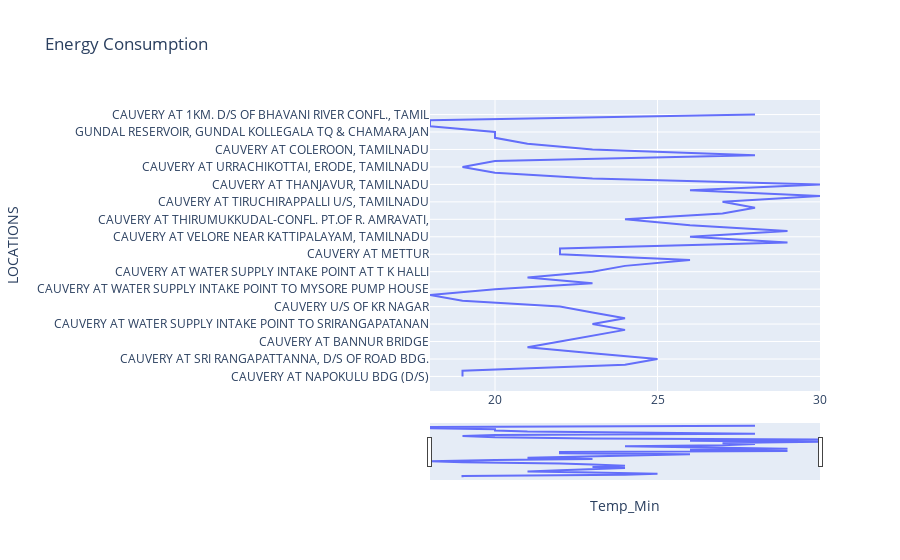

The notebook cell saved with this chart:
### Code cell
fig = px.line(df, x='Temp_Min', y='LOCATIONS', title='Energy Consumption')

fig.update_xaxes(
    rangeslider_visible=True,
    rangeselector=dict(
        buttons=list([
            dict(step="all")
        ])
    )
)
fig.show()

### Figure 1 — Plotly figure (JSON) as saved in the notebook; plotly's stock layout.template omitted (floating-point values rounded to 4 significant figures)
{"data": [{"hovertemplate": "Temp_Min=%{x}<br>LOCATIONS=%{y}<extra></extra>", "legendgroup": "", "line": {"color": "#636efa", "dash": "solid"}, "mode": "lines", "name": "", "orientation": "h", "showlegend": false, "type": "scatter", "x": [19, 19, 24, 25, 23, 21, 22, 23, 24, 23, 24, 23, 22, 19, 18, 20, 23, 21, 23, 24, 26, 22, 22, 29, 26, 29, 26, 24, 27, 28, 27, 30, 26, 30, 23, 20, 19, 20, 28, 23, 21, 20, 20, 18, 18, 28], "xaxis": "x", "y": ["CAUVERY AT NAPOKULU BDG (D/S)", "CAUVERY AT KUSHAL NAGAR U/S (NEAR BAICHANAHALLI)", "CAUVERY AT KRS DAM, BALAMURIKSHETRA", "CAUVERY AT SRI RANGAPATTANNA, D/S OF ROAD BDG.", "CAUVERY AT D/S OF KAREKUARA VILLAGE", "CAUVERY AT SATHYAGALAM BRIDGE", "CAUVERY AT BANNUR BRIDGE", "CAUVERY AT RANGANATHITTU", "CAUVERY AT KRS DAM MANDYA", "CAUVERY AT WATER SUPPLY INTAKE POINT TO SRIRANGAPATANAN", "CAUVERY AT WATER SUPPLY INTAKE POINT TO MANDYA TOWN", "CAUVERY D/S OF KR NAGAR BRIDGE", "CAUVERY U/S OF KR NAGAR", "CAUVERY D/S OF KUSHALANAGAR TOWN", "CAUVERY AT WATER SUPPLY INTAKE POINT TO\nMADIKERI", "CAUVERY AT WATER SUPPLY INTAKE POINT TO MYSORE PUMP HOUSE", "CAUVERY D/S OF MADDUR WATER SUPPLY TREATMENT PLAN", "CAUVERY AT WATER SUPPLY INTAKE POINT AT KOLLEGALA", "CAUVERY AT WATER SUPPLY INTAKE POINT AT T K HALLI", "CAUVERY RIVER BEFORE CONFLUENCE AT SANGAM", "CAUVERY AT AJJIBORE (BANGALORE)", "CAUVERY AT METTUR", "CAUVERY AT PALLIPPALAYAM", "CAUVERY AT ERODE NEAR CHIRAPALAYAM,\nTAMILNADU", "CAUVERY AT VELORE NEAR KATTIPALAYAM,\nTAMILNADU", "CAUVERY AT PUGALUR, KARUR, TAMILNADU", "CAUVERY AT MOHANUR NEAR PATTAIPALAYAM,\nTAMILNADU", "CAUVERY AT THIRUMUKKUDAL-CONFL. PT.OF R.\nAMRAVATI,", "CAUVERY AT MUSIRI", "CAUVERY AT PETTAIVAITHALAI, TRICHY, TAMILNADU", "CAUVERY AT TIRUCHIRAPPALLI U/S, TAMILNADU", "CAUVERY AT TIRUCHIRAPPALLI D/S, TAMILNADU", "CAUVERY AT TRICHY, GRAND ANAICUT,", "CAUVERY AT THANJAVUR, TAMILNADU", "CAUVERY AT MAYILADUTHURAI, NAGAPATTINAM,", "CAUVERY AT KOMARAPALAYAM, NAMAKAL,", "CAUVERY AT URRACHIKOTTAI, ERODE, TAMILNADU", "CAUVERY AT VAIRAPALAYAM, NAMAKAL,", "CAUVERY AT KUMBAKONAM, THANJAVUR,", "CAUVERY AT COLEROON, TAMILNADU", "CAUVERY AT PITCHAVARAM, TAMILNADU", "CAUVERY RIVER D/S BARACHUKI FALLS, SATHEGALA,\nKOLL", "GUNDAL RESERVOIR, GUNDAL KOLLEGALA TQ &\nCHAMARAJAN", "D/S OF CAUVERY AT BHAGAMANDALA BRIDGE", "D/s OF CAUVERY AT KANIVE RAMALINGESWARA\nTEMPLE BRI", "CAUVERY AT 1KM. D/S OF BHAVANI RIVER CONFL., TAMIL"], "yaxis": "y"}], "layout": {"legend": {"tracegroupgap": 0}, "title": {"text": "Energy Consumption"}, "xaxis": {"anchor": "y", "domain": [0, 1], "rangeselector": {"buttons": [{"step": "all"}]}, "rangeslider": {"visible": true}, "title": {"text": "Temp_Min"}}, "yaxis": {"anchor": "x", "domain": [0, 1], "title": {"text": "LOCATIONS"}}}}
